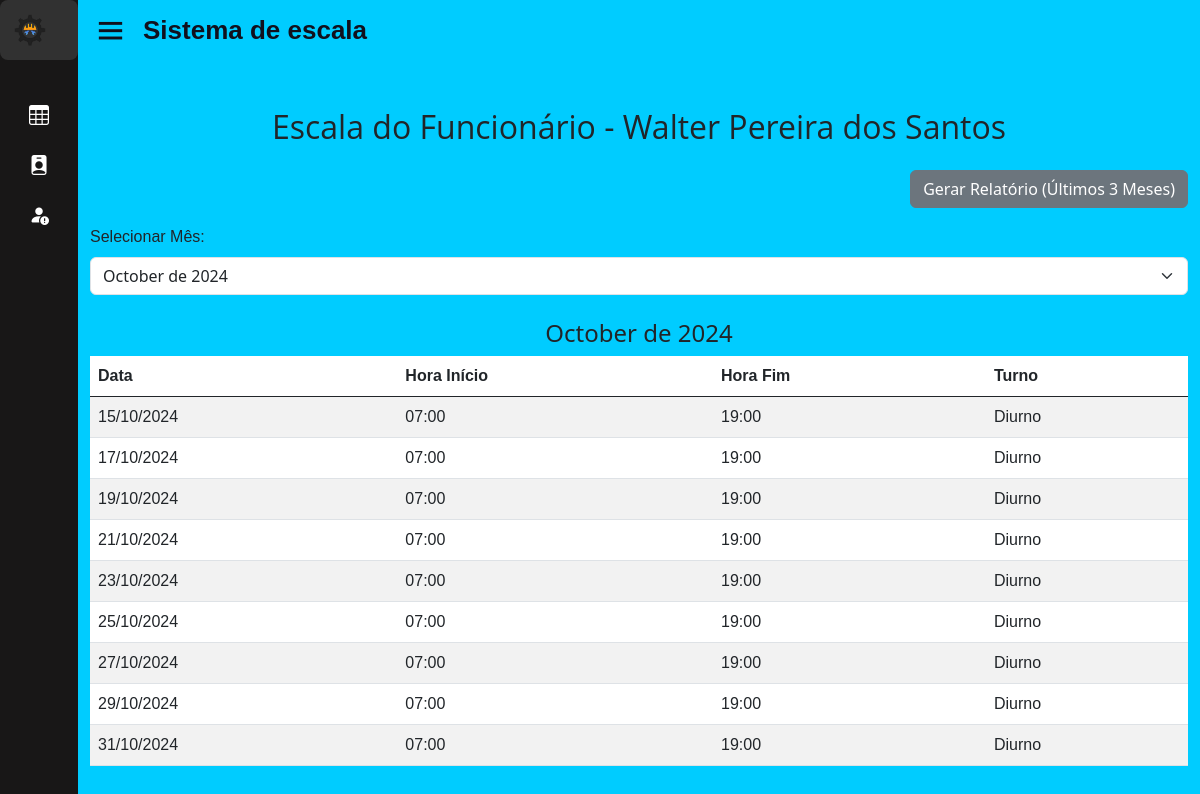
/home.php?page=view_escala&id_func=42 (signed in), run on the app's committed database.
### tables this page shows
CREATE TABLE IF NOT EXISTS `funcionario` (
  `id_func` int(11) NOT NULL AUTO_INCREMENT,
  `nome_func` varchar(50) NOT NULL,
  `cargo_func` varchar(50) DEFAULT NULL,
  `turno` enum('diurno','noturno') DEFAULT NULL,
  `telefone_func` varchar(50) NOT NULL,
  `sexo_func` varchar(50) NOT NULL,
  `email_func` varchar(50) NOT NULL,
  `id_st` int(11) DEFAULT NULL,
  PRIMARY KEY (`id_func`) USING BTREE,
  KEY `FK_funcionario_setor` (`id_st`),
  CONSTRAINT `FK_funcionario_setor` FOREIGN KEY (`id_st`) REFERENCES `setor` (`id_st`) ON DELETE CASCADE ON UPDATE CASCADE
);

CREATE TABLE IF NOT EXISTS `escala` (
  `id_esc` int(11) NOT NULL AUTO_INCREMENT,
  `tipo_turno` varchar(50) DEFAULT NULL,
  `hora_inicio` time DEFAULT NULL,
  `hora_fim` time DEFAULT NULL,
  `data` date DEFAULT NULL,
  `id_func` int(11) DEFAULT NULL,
  PRIMARY KEY (`id_esc`),
  KEY `FK_escala_funcionario` (`id_func`),
  CONSTRAINT `FK_escala_funcionario` FOREIGN KEY (`id_func`) REFERENCES `funcionario` (`id_func`) ON DELETE CASCADE ON UPDATE CASCADE
);

### sis/escalas/view_escala.php (the view, shortened to what this page needs)
<?php
$mysqli = new mysqli("localhost", "root", "", "sisescala");
if (isset($_GET['id_func'])) {
    $id_func = (int) $_GET['id_func'];
} elseif (isset($_SESSION['id_func'])) {
    $id_func = $_SESSION['id_func'];
} else {
    die("ID do funcionário não encontrado.");
}
$sql = "SELECT nome_func FROM funcionario WHERE id_func = $id_func";
$result = $mysqli->query($sql);
$row = $result->fetch_assoc();
$nome_funcionario = $row['nome_func'];
$sql = "SELECT data, hora_inicio, hora_fim, tipo_turno
        FROM escala
        WHERE id_func = $id_func
        ORDER BY data";
$result = $mysqli->query($sql);
echo '
<!DOCTYPE html>
<html lang="pt-BR">
<head>
    <meta charset="UTF-8">
    <meta name="viewport" content="width=device-width, initial-scale=1, shrink-to-fit=no">
    <link href="https://stackpath.bootstrapcdn.com/bootstrap/5.3.0/css/bootstrap.min.css" rel="stylesheet">
    <title>Escala do Funcionário - ' . $nome_funcionario . '</title>
</head>
<body class="bg-light">
<div class="container mt-5">
    <h2 class="text-center mb-4">Escala do Funcionário - ' . $nome_funcionario . '</h2>
';
echo '<div class="d-flex justify-content-end mb-3">';
if (isset($_SESSION['UsuarioNivel']) && $_SESSION['UsuarioNivel'] == 1) {
    echo '<a href="./relatorio/rel_func.php" target="_blank" class="btn btn-secondary">Gerar Relatório (Últimos 3 Meses)</a>';
} else {
    echo '<a href="?page=escala" class="btn btn-secondary">Voltar</a>';
}
echo '</div>';
if ($result->num_rows > 0) {
    $current_month = "";
    $months = [];
    $tables = [];
    while ($row = $result->fetch_assoc()) {
        $data = strtotime($row['data']);
        $month_year = ucfirst(strftime("%B de %Y", $data));
        $month_key = date("M-Y", $data);
        if ($month_year !== $current_month) {
            $months[] = $month_key;
            $current_month = $month_year;
if (isset($_SESSION['UsuarioNivel']) && in_array($_SESSION['UsuarioNivel'], [2, 3])) {
    $tables[$month_key] = '<div class="text-center position-relative mb-4">
        <h4 class="d-inline-block">' . $month_year . '</h4>
        <a href="?page=excluir_esc&id_func=' . $id_func . '"
           class="btn btn-danger btn-xs position-absolute"
           style="right: 0; top: 50%; transform: translateY(-50%);"
           onclick="return confirm(\'Tem certeza que deseja excluir esta escala?\');">
           Excluir Escala
        </a>
    </div>
    <table class="table table-striped" style="background-color: #e0f7fa;">
        <thead style="background-color: #007bff; color: white;">
            <tr><th>Data</th><th>Hora Início</th><th>Hora Fim</th><th>Turno</th></tr>
        </thead><tbody>';
} else {
    $tables[$month_key] = '<div class="text-center position-relative">
        <h4 class="d-inline-block">' . $month_year . '</h4>
    </div>
    <table class="table table-striped" style="background-color: #e0f7fa;">
        <thead style="background-color: #007bff; color: white;">
            <tr><th>Data</th><th>Hora Início</th><th>Hora Fim</th><th>Turno</th></tr>
        </thead><tbody>';
}}
        $tables[$month_key] .= '<tr>';
        $tables[$month_key] .= '<td>' . date("d/m/Y", $data) . '</td>';
        $tables[$month_key] .= '<td>' . date("H:i", strtotime($row['hora_inicio'])) . '</td>';
        $tables[$month_key] .= '<td>' . date("H:i", strtotime($row['hora_fim'])) . '</td>';
        $tables[$month_key] .= '<td>' . ucfirst($row['tipo_turno']) . '</td>';
        $tables[$month_key] .= '</tr>';
    }
    foreach ($tables as $key => $table) {
        $tables[$key] .= '</tbody></table>';
    }
    echo '<label for="mesSelect" class="form-label">Selecionar Mês:</label>';
    echo '<select id="mesSelect" class="form-select mb-4" onchange="mostrarTabela(this.value)">';
    foreach ($months as $month_key) {
        $month_text = ucfirst(strftime("%B de %Y", strtotime("01-$month_key")));
        echo "<option value='$month_key'>$month_text</option>";
    }
    echo '</select>';
    foreach ($tables as $month_key => $table_content) {
        echo "<div id='tabela_$month_key' style='display: none;'>" . $table_content . "</div>";
    }
} else {
    echo '<div class="alert alert-warning">Nenhuma escala encontrada para o funcionário.</div>';
}
?>
</body>
</html>

### css/style.css (style rules this page uses)
* { margin: 0; padding: 0; box-sizing: border-box; }
.container { flex: 1; padding-bottom: 30px; }
h2 { font-family: "Open Sans", sans-serif; font-optical-sizing: auto; font-weight: 600; }
p,span,a,td,tr,label { font-family: "Source Sans 3", sans-serif; font-optical-sizing: auto; font-weight:400; }

### data on the page
funcionario: nome_func "Walter Pereira dos Santos"
escala: data "October de 2024", data "15/10/2024", hora_inicio "07:00", hora_fim "19:00", tipo_turno "Diurno"
escala: data "17/10/2024", hora_inicio "07:00", hora_fim "19:00", tipo_turno "Diurno"
escala: data "19/10/2024", hora_inicio "07:00", hora_fim "19:00", tipo_turno "Diurno"
escala: data "21/10/2024", hora_inicio "07:00", hora_fim "19:00", tipo_turno "Diurno"
escala: data "23/10/2024", hora_inicio "07:00", hora_fim "19:00", tipo_turno "Diurno"
escala: data "25/10/2024", hora_inicio "07:00", hora_fim "19:00", tipo_turno "Diurno"
escala: data "27/10/2024", hora_inicio "07:00", hora_fim "19:00", tipo_turno "Diurno"
escala: data "29/10/2024", hora_inicio "07:00", hora_fim "19:00", tipo_turno "Diurno"
escala: data "31/10/2024", hora_inicio "07:00", hora_fim "19:00", tipo_turno "Diurno"

### other printed values
form field value "October de 2024"
